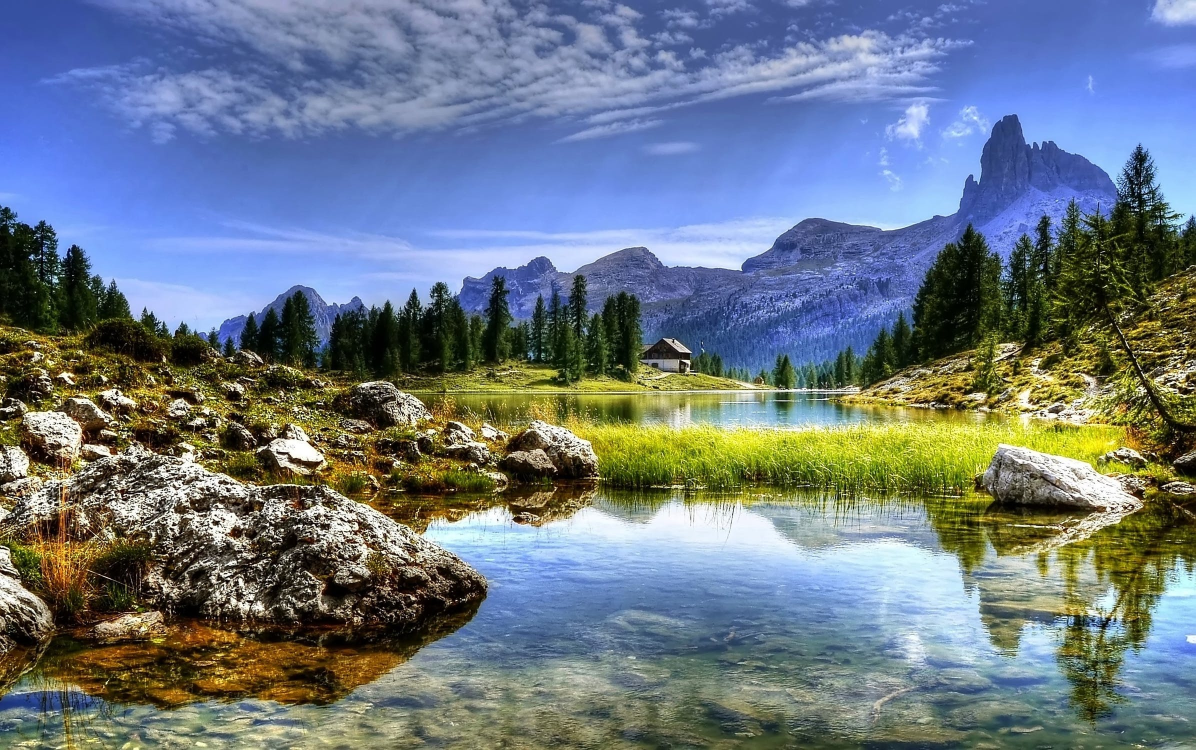
#> input picture images/landscape.jpg, 2391 x 1500 px, given in place of val_2.JPEG, which was not available (shown at 1/2 size)
$ python mosaic.py
#> lines starting #> are read from the running program, lines starting #| are printed output that depends on the picture
from sklearn.cluster import KMeans
from sklearn.metrics import pairwise_distances_argmin_min
import numpy as np
from PIL import Image
import pickle
import random
import matplotlib.pyplot as plt


test_image = Image.open('/home/adrian/Documents/pytorch-mosaic/data/tiny-imagenet-200/val/images/val_2.JPEG').convert('RGB')
#> test_image is the input picture: PIL image 2391x1500 RGB; mean R, G, B 107.7, 120.4, 132.1
test_image = test_image.resize((32, 32))
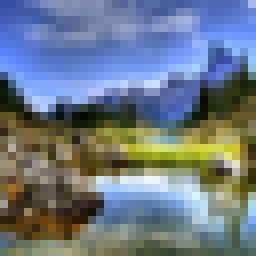
#> test_image: PIL image 32x32 RGB (shown 8 times larger); mean R, G, B 107.7, 120.4, 132
array = np.array(test_image).reshape((1, -1))


#> (the run stopped early here; a loop or call above may not have finished)

$ run again, on images/lion.jpg
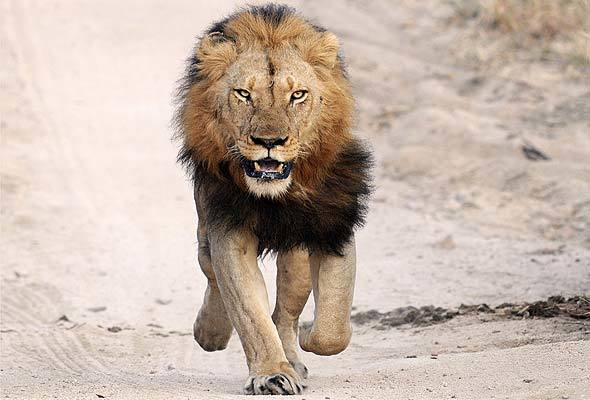
#> input picture images/lion.jpg, 590 x 400 px, given in place of val_2.JPEG, which was not available
#> test_image is the input picture: PIL image 590x400 RGB; mean R, G, B 197.7, 181, 169.5
#> `test_image = test_image.resize((32, 32))`:
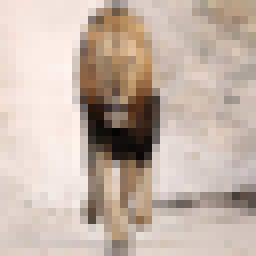
#> test_image: PIL image 32x32 RGB (shown 8 times larger); mean R, G, B 197.7, 181, 169.4

$ run again, on images/lion2.jpg
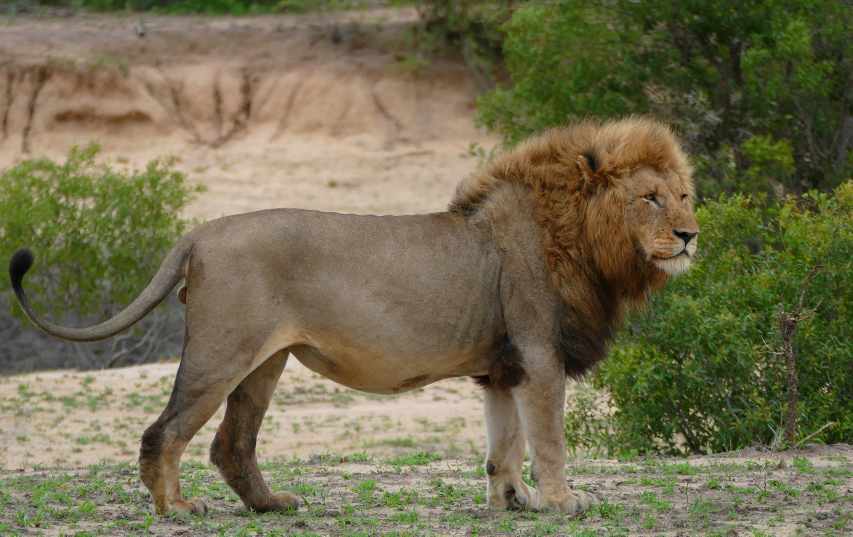
#> input picture images/lion2.jpg, 2559 x 1609 px, given in place of val_2.JPEG, which was not available (shown at 1/3 size)
#> test_image is the input picture: PIL image 2559x1609 RGB; mean R, G, B 114.1, 108.5, 78.9
#> `test_image = test_image.resize((32, 32))`:
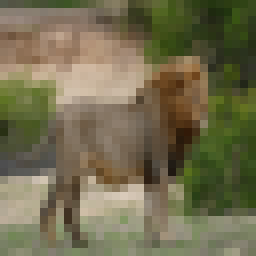
#> test_image: PIL image 32x32 RGB (shown 8 times larger); mean R, G, B 114.1, 108.5, 78.9
